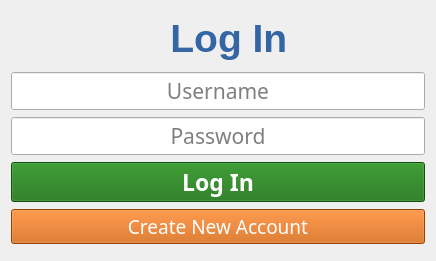
<?xml version="1.0" encoding="UTF-8"?>
<ui version="4.0">
 <class>Form</class>
 <widget class="QWidget" name="Form">
  <property name="geometry">
   <rect>
    <x>0</x>
    <y>0</y>
    <width>436</width>
    <height>261</height>
   </rect>
  </property>
  <property name="windowTitle">
   <string>Log In</string>
  </property>
  <layout class="QVBoxLayout" name="verticalLayout">
   <item>
    <widget class="QPushButton" name="pushButton">
     <property name="font">
      <font>
       <pointsize>29</pointsize>
       <weight>75</weight>
       <bold>true</bold>
      </font>
     </property>
     <property name="styleSheet">
      <string notr="true">color: rgb(52, 101, 164);</string>
     </property>
     <property name="text">
      <string>  Log In</string>
     </property>
     <property name="icon">
      <iconset>
       <normaloff>icons/account.png</normaloff>icons/account.png</iconset>
     </property>
     <property name="iconSize">
      <size>
       <width>50</width>
       <height>50</height>
      </size>
     </property>
     <property name="flat">
      <bool>true</bool>
     </property>
    </widget>
   </item>
   <item>
    <widget class="QLineEdit" name="username">
     <property name="font">
      <font>
       <family>Sans Serif</family>
       <pointsize>16</pointsize>
      </font>
     </property>
     <property name="alignment">
      <set>Qt::AlignCenter</set>
     </property>
     <property name="placeholderText">
      <string>Username</string>
     </property>
    </widget>
   </item>
   <item>
    <widget class="QLineEdit" name="password">
     <property name="font">
      <font>
       <family>Sans Serif</family>
       <pointsize>16</pointsize>
      </font>
     </property>
     <property name="echoMode">
      <enum>QLineEdit::Password</enum>
     </property>
     <property name="alignment">
      <set>Qt::AlignCenter</set>
     </property>
     <property name="placeholderText">
      <string>Password</string>
     </property>
    </widget>
   </item>
   <item>
    <widget class="QPushButton" name="login">
     <property name="font">
      <font>
       <family>Sans Serif</family>
       <pointsize>17</pointsize>
       <weight>75</weight>
       <bold>true</bold>
      </font>
     </property>
     <property name="styleSheet">
      <string notr="true">background-color: rgb(21, 112, 14);
color: rgb(255, 255, 255);</string>
     </property>
     <property name="text">
      <string>Log In</string>
     </property>
    </widget>
   </item>
   <item>
    <widget class="QPushButton" name="createaccount">
     <property name="font">
      <font>
       <family>Sans Serif</family>
       <pointsize>14</pointsize>
      </font>
     </property>
     <property name="styleSheet">
      <string notr="true">background-color: rgb(245, 121, 0);
background-color: rgb(206, 92, 0);
color: rgb(255, 255, 255);</string>
     </property>
     <property name="text">
      <string>Create New Account</string>
     </property>
    </widget>
   </item>
  </layout>
 </widget>
 <resources/>
 <connections/>
</ui>
